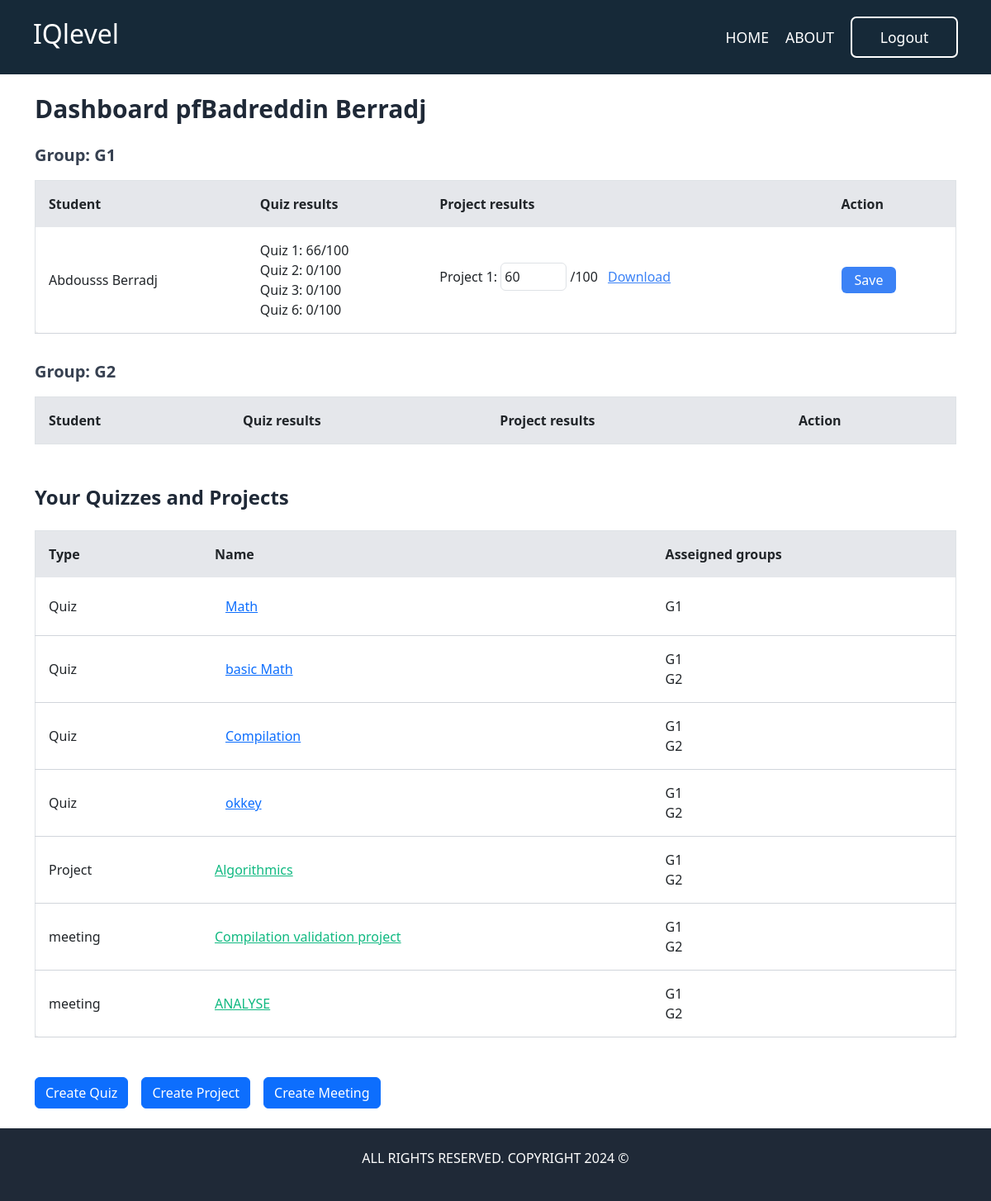
The app's page /professor/ (signed in), older data.
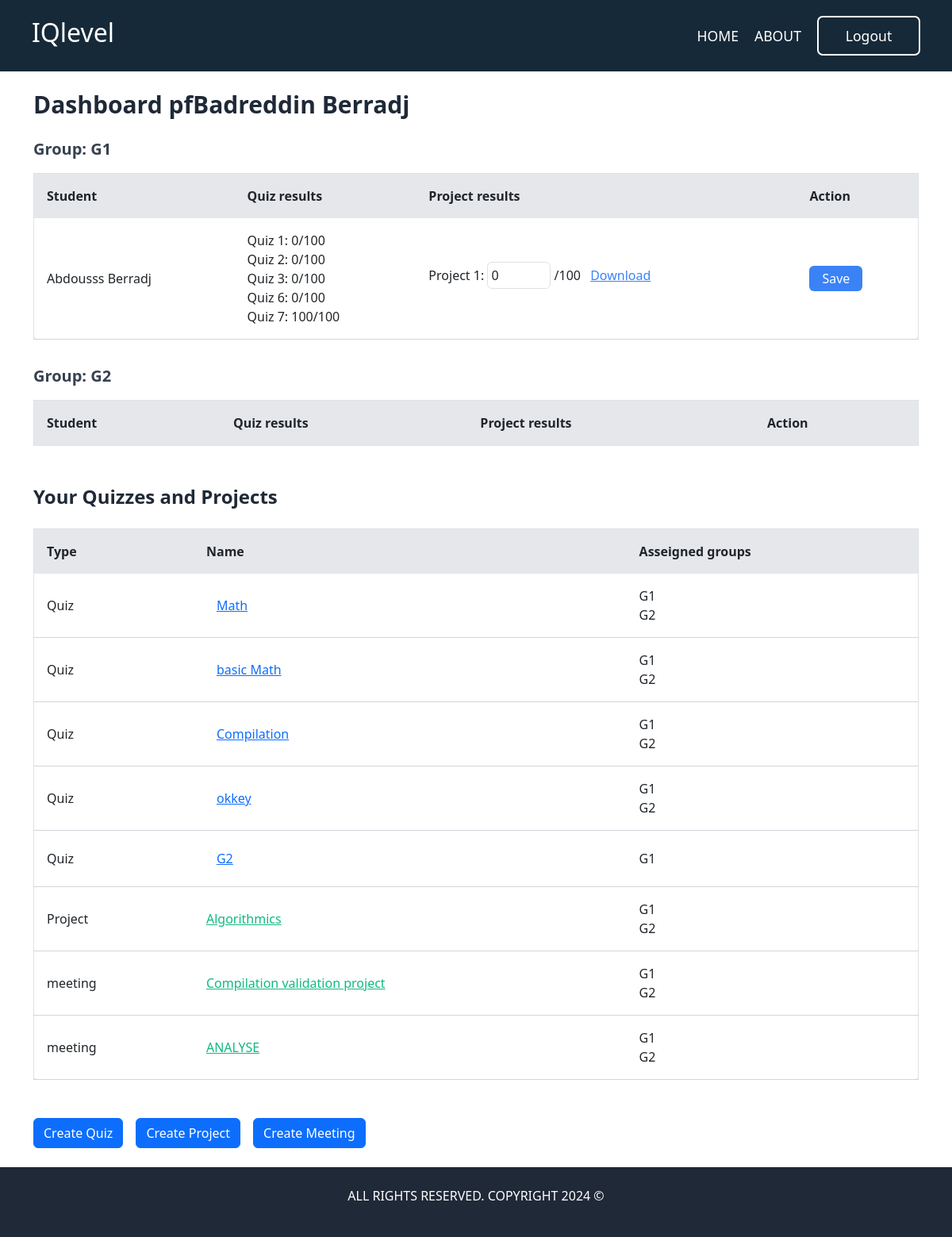
The same page, newer data.
### groupe/models.py (models this page shows, shortened)
class Group(models.Model):
    name = models.CharField(max_length=100)
    academic_level = models.CharField(
        max_length=50,
        choices=[
            ("1st Year", "1st Year"),
            ("2nd Year", "2nd Year"),
            ("3rd Year", "3rd Year"),
            ("Master 1", "Master 1"),
            ("Master 2", "Master 2"),
        ],
        default="1st Year"
    )
    academic_session = models.ForeignKey(AcademicSession, on_delete=models.CASCADE)

### documents/models.py (models this page shows, shortened)
class Student(models.Model):
    user = models.OneToOneField(CustomUser, on_delete=models.CASCADE)
    group = models.ForeignKey(Group, on_delete=models.SET_NULL, null=True, related_name="students")

class CustomUser(AbstractUser):
    ROLE_CHOICES = (
        ('student', 'student'),
        ('professor', 'professor'),
    )
    id = models.IntegerField(primary_key=True)
    email = models.EmailField(unique=True, blank=True, null=True)
    role = models.CharField(max_length=10, choices=ROLE_CHOICES, default='professor')
    is_active = models.BooleanField(default=False)
    @property
    def is_student(self):
        return self.role == 'student'

### quizes/models.py (models this page shows, shortened)
class Quiz(models.Model):
    name = models.CharField(max_length=120)
    topic = models.CharField(max_length=120)
    number_of_questions = models.IntegerField()
    time = models.IntegerField(help_text="duration of quiz in Minutes")
    difficulty = models.CharField(max_length=6, choices=DIFF_CHOICES)
    required_score = models.IntegerField(help_text="required score to pass the quiz")
    created_by = models.ForeignKey(Professor, on_delete=models.CASCADE)
    start_time = models.DateTimeField()  # Students can access from this time
    end_time = models.DateTimeField()  # Access closes after this time
    groups = models.ManyToManyField(Group)  # Assign quiz to multiple groups
    created_at = models.DateTimeField(auto_now_add=True)
    class Meta:
        verbose_name_plural = "Quizes"

### projetTask/models.py (models this page shows, shortened)
class ProjectSubmissionTask(models.Model):
    title = models.CharField(max_length=200)
    description = models.TextField()
    created_by = models.ForeignKey(Professor, on_delete=models.CASCADE)
    groups = models.ManyToManyField(Group)
    start_time = models.DateTimeField()
    end_time = models.DateTimeField()

### meetings/models.py (models this page shows, shortened)
class meeting(models.Model):
    title = models.CharField(max_length=200)
    description = models.TextField()
    link = models.URLField(help_text="recommand using Google meet")
    created_by = models.ForeignKey(Professor, on_delete=models.CASCADE)
    groups = models.ManyToManyField(Group)
    start_time = models.DateTimeField()
    end_time = models.DateTimeField()

### documents/views.py (the view)
# urls.py: path('professor/', views.professor_dashboard, name='professor'),
@login_required
def professor_dashboard(request):
    if request.user.is_student or hasattr(request.user, 'admin'):
        messages.error(request, "You are not authorized to edit this quiz.")
        return redirect('index')
    professor = Professor.objects.get(user=request.user)
    groups = professor.groups.all()
    professor_quizzes = Quiz.objects.filter(created_by=professor)
    professor_projects = ProjectSubmissionTask.objects.filter(created_by=professor)
    professor_meeting = meeting.objects.filter(created_by=professor)
    group_data = []
    for group in groups:
        students = Student.objects.filter(group=group)
        student_data = []
        for student in students:
            quizzes = Quiz.objects.filter(groups=group)
            quiz_scores = {quiz.id: 0 for quiz in quizzes}
            for quiz in quizzes:
                result = Result.objects.filter(student=student, quiz=quiz).first()
                if result:
                    quiz_scores[quiz.id] = result.score
            projects = ProjectSubmissionTask.objects.filter(groups=group)
            project_scores = {}
            for project in projects:
                submission = ProjectSubmission.objects.filter(student=student, task=project).first()
                if submission:
                    score = submission.grade if submission.grade is not None else 0
                    project_scores[project.id] = {
                    "score": score,
                    "file": submission.file.url if submission.file else None  # Include project file URL
                    }
                else:
                    project_scores[project.id] = {"score": 0, "file": None}  # No submission, default 0%
            student_data.append({
            "student": student,
            "quiz_scores": quiz_scores,
            "project_scores": project_scores,
            })
        group_data.append({"group": group, "students": student_data})
    context = {
        "group_data": group_data,
        "professor_quizzes": professor_quizzes,
        "professor_projects": professor_projects,
        "professor_meetings": professor_meeting,
    }
    return render(request, "pages/professor_dashboard.html", context)

### theme/templates/pages/professor_dashboard.html (shortened to what the changed rows need)
{% extends 'base.html' %}
{% load static %}
{% block scripts %}
<link href="https://cdn.jsdelivr.net/npm/bootstrap@5.2.3/dist/css/bootstrap.min.css" rel="stylesheet">
{% endblock scripts %}
{% block content %}
<div class="container mx-auto p-6">
    <h1 class="text-3xl font-bold text-gray-800 mb-6">Dashboard pf{{ request.user.first_name }} {{ request.user.last_name }}</h1>
    {% for group in group_data %}
    <div class="mb-8">
        <h2 class="text-xl font-semibold text-gray-700 mb-3">Group: {{ group.group.name }}</h2>
        <div class="overflow-x-auto">
            <table class="w-full table-auto border border-gray-300 rounded-lg shadow-md">
                <thead class="bg-gray-200">
                    <tr>
                        <th class="p-3 text-left">Student</th>
                        <th class="p-3 text-left">Quiz results</th>
                        <th class="p-3 text-left">Project results</th>
                        <th class="p-3 text-left">Action</th>
                    </tr>
                </thead>
                <tbody>
                    {% for student in group.students %}
                    <tr class="border-b border-gray-300">
                        <td class="p-3">{{ student.student.user.first_name }} {{ student.student.user.last_name }}</td>
                        <td class="p-3">
                            {% if student.quiz_scores %}
                                {% for quiz_id, score in student.quiz_scores.items %}
                                    <span class="block">Quiz {{ quiz_id }}: {{ score }}/100</span>
                                {% endfor %}
                            {% else %}
                                <span class="text-gray-500">No Quiz found</span>
                            {% endif %}
                        </td>
                        <td class="p-3">
                            {% if student.project_scores %}
                                {% for project_id, project in student.project_scores.items %}
                                    <div class="mb-2">
                                        <span>Project {{ project_id }}:</span>
                                        <input type="number" class="grade-input w-20 p-1 border rounded-md"
                                               data-student-id="{{ student.student.id }}"
                                               data-project-id="{{ project_id }}"
                                               value="{{ project.score }}" min="0" max="100">
                                        /100
                                        {% if project.file %}
                                            <a href="{{ project.file }}" target="_blank"
                                               class="text-blue-500 underline ml-2">Download</a>
                                        {% endif %}
                                    </div>
                                {% endfor %}
                            {% else %}
                                <span class="text-gray-500">No project evaluated</span>
                            {% endif %}
                        </td>
                        <td class="p-3">
                            <button class="save-btn bg-blue-500 text-white px-3 py-1 rounded-md"
                                    data-student-id="{{ student.student.id }}">
                                Save
                            </button>
                        </td>
                    </tr>
                    {% endfor %}
                </tbody>
            </table>
        </div>
    </div>
    {% endfor %}
<div class="mt-12">
    <h2 class="text-2xl font-bold text-gray-800 mb-4">Your Quizzes and Projects</h2>
    <div class="overflow-x-auto">
        <table class="w-full table-auto border border-gray-300 rounded-lg shadow-md">
            <thead class="bg-gray-200">
                <tr>
                    <th class="p-3 text-left">Type</th>
                    <th class="p-3 text-left">Name</th>
                    <th class="p-3 text-left">Asseigned groups</th>
                </tr>
            </thead>
            <tbody>
                {% for quiz in professor_quizzes %}
                <tr class="border-b border-gray-300">
                    <td class="p-3">Quiz</td>
                    <td class="p-3">
                        <a href="#" class="btn btn-link modal-button"
                            data-pk="{{ quiz.pk }}"
                            data-quiz="{{ quiz.name }}"
                            data-questions="{{ quiz.number_of_questions }}"
                            data-time="{{ quiz.time }}"
                            data-difficulty="{{ quiz.difficulty }}"
                            data-pass="{{ quiz.required_score }}"
                            data-bs-toggle="modal"
                            data-bs-target="#detailsModal">
                            {{ quiz.name }}
                        </a>
                    </td>
                    <td class="p-3">
                        {% for group in quiz.groups.all %}
                            <span class="block">{{ group.name }}</span>
                        {% endfor %}
                    </td>
                </tr>
                {% endfor %}
                {% for project in professor_projects %}
                <tr class="border-b border-gray-300">
                    <td class="p-3">Project</td>
                    <td class="p-3">
                        <a href="#" class="project-link text-green-500 underline"
                            data-pk="{{ project.pk }}"
                            data-title="{{ project.title }}"
                            data-description="{{ project.description }}"
                            data-bs-toggle="modal"
                            data-bs-target="#detailsModal">
                            {{ project.title }}
                        </a>
                    </td>
                    <td class="p-3">
                        {% for group in project.groups.all %}
                            <span class="block">{{ group.name }}</span>
                        {% endfor %}
                    </td>
                </tr>
                {% endfor %}
                {% for meet in professor_meetings %}
                <tr class="border-b border-gray-300">
                    <td class="p-3">meeting</td>
                    <td class="p-3">
                        <a href="#" class="meeting-link text-green-500 underline"
                            data-pk="{{ meet.pk }}"
                            data-title="{{ meet.title }}"
                            data-link="{{ meet.link }}"
                            data-description="{{ meet.description }}"
                            data-bs-toggle="modal"
                            data-bs-target="#detailsModal">
                            {{ meet.title }}
                        </a>
                    </td>
                    <td class="p-3">
                        {% for group in meet.groups.all %}
                            <span class="block">{{ group.name }}</span>
                        {% endfor %}
                    </td>
                </tr>
                {% endfor %}
            </tbody>
        </table>
    </div>
</div>
</div>
{% endblock %}

Row changes from the older to the newer data that the page shows:
computed for Group (number 1 of 2 on the later page): gains Student (student.user.first_name "Abdousss", student.user.last_name "Berradj", quiz_scores "1" "2" "3" "6" "7", quiz_scores "0" "0" "0" "0" "100", project_scores "1", score "0"); loses Student (student.user.first_name "Abdousss", student.user.last_name "Berradj", quiz_scores "1" "2" "3" "6", quiz_scores "66" "0" "0" "0", project_scores "1", score "60")
computed for Student "Abdousss": score "60" → "0"
changed Quiz "Math": gains Group (group.name "G2", name "G2")
added Quiz: name "G2", Group (name "G1")
